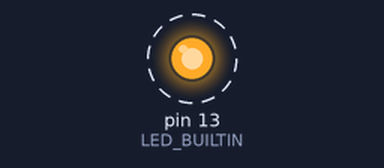
This sketch was run on a simulated Arduino Uno, built with avr-gcc and run on an emulated ATmega328P. Shown: output pins drawn as LEDs (lit = HIGH). Dashed ring = blinking. What the sketch prints to the serial monitor is not drawn.

Above: at 0.5 s.
Timing chart, 0 to 4.6 s (numbered marks = the images above):
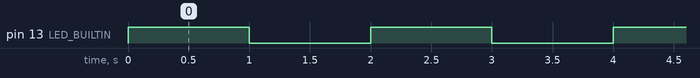

The sketch:

ESP8266CodeUploadingWithArduino.ino
```cpp
void setup() {
  // initialize LED_BUILTIN as an output pin.
  Serial.begin(9600);
  pinMode(LED_BUILTIN, OUTPUT);
}

void loop() {
  digitalWrite(LED_BUILTIN, HIGH);   // turn the LED on
  Serial.println("HIGH");
  delay(1000);
  digitalWrite(LED_BUILTIN, LOW);    // turn the LED off
  Serial.println("LOW");
  delay(1000);
}
```

Measured:
- by itself, pin 13 (LED_BUILTIN): alternates HIGH for 1.0 s and LOW for 1.0 s
